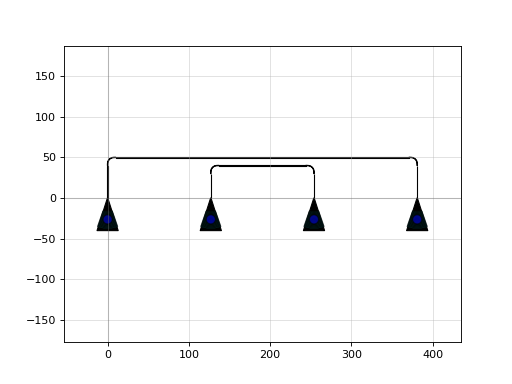

Recreate this plot in Python.
import gdsfactory as gf

c = gf.components.loss_deembedding_ch14_23(pitch=127.0, input_port_indexes=[0, 1])
c.plot()
